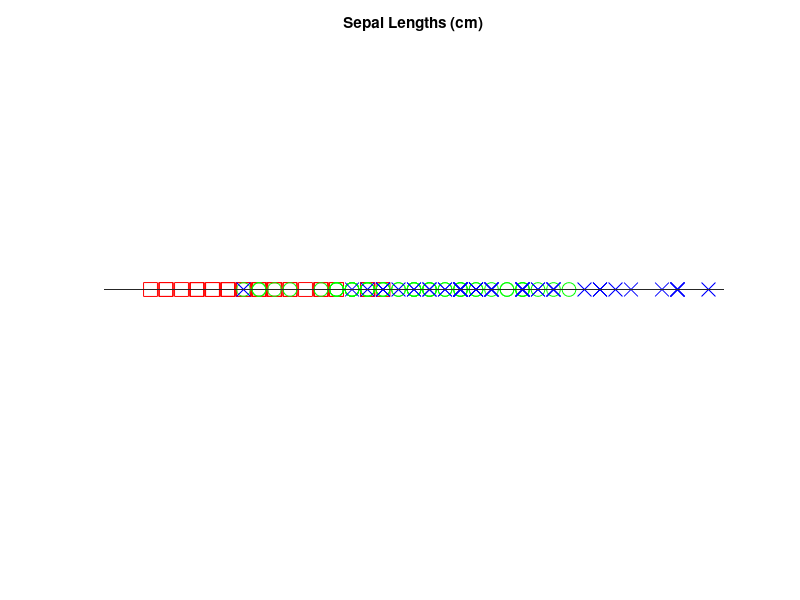
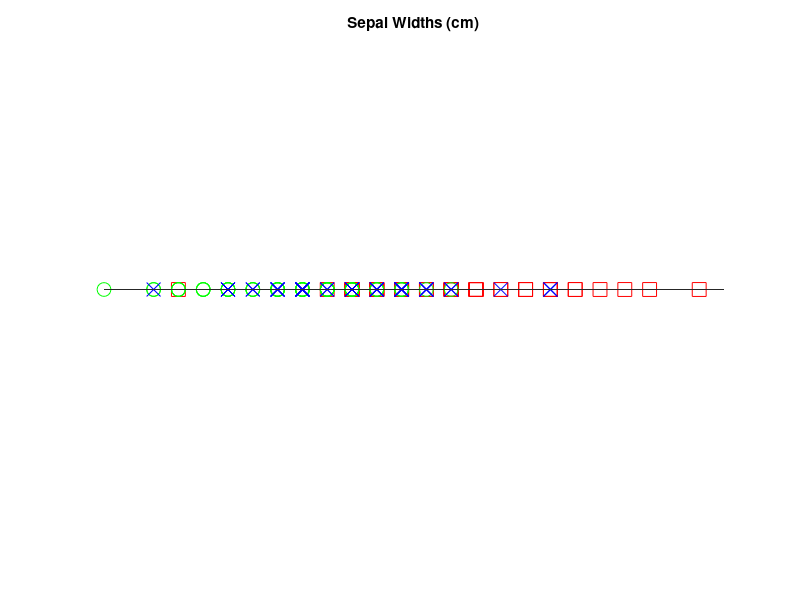
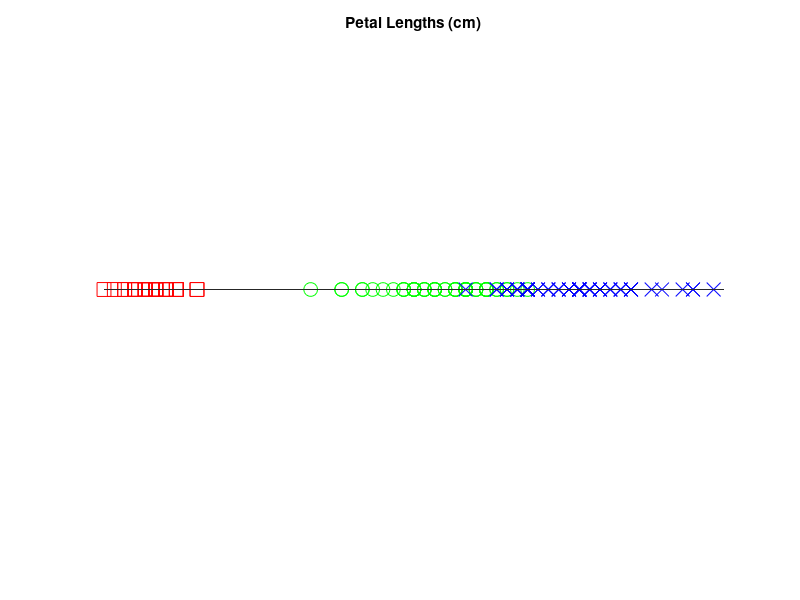
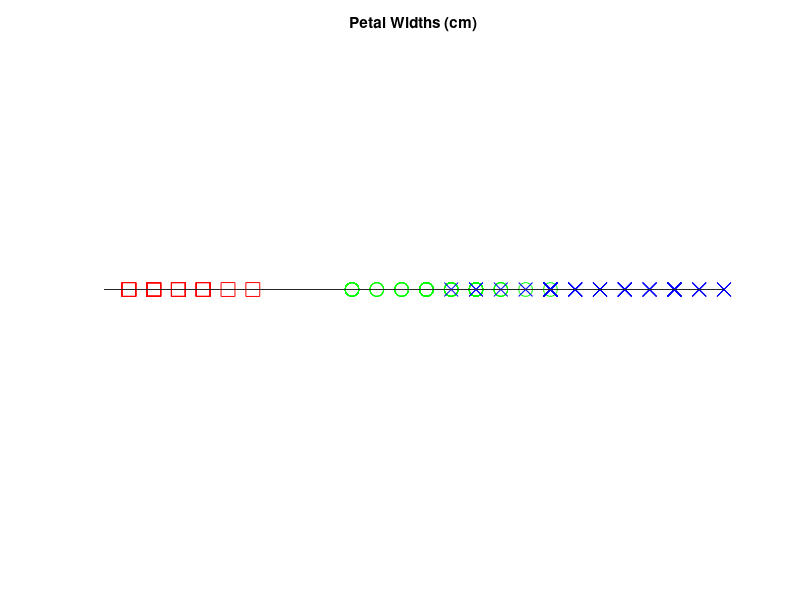

MATLAB code for these plots, in order: (Note: this script raises an error after producing the figures.)
%% First section

clear all;
close all;

% load the data
irisdata = load('irisdata.dat');
irisdata_ori = irisdata(:,2:5);

% attributes
sepal_length = irisdata(:, 2);
sepal_width = irisdata(:, 3);
petal_length = irisdata(:, 4);
petal_width = irisdata(:, 5);

% attributes in 50x3 matrix
sepal_length_all = [sepal_length(1:50) sepal_length(51:100) sepal_length(101:150)];
sepal_width_all = [sepal_width(1:50) sepal_width(51:100) sepal_width(101:150)];
petal_length_all = [petal_length(1:50) petal_length(51:100) petal_length(101:150)];
petal_width_all = [petal_width(1:50) petal_width(51:100) petal_width(101:150)];

% calculate the average of each attributes for each classes
setosa_sepal_l = sepal_length(1:50);
setosa_sepal_w = sepal_width(1:50);
setosa_petal_l = petal_length(1:50);
setosa_petal_w = petal_width(1:50);
avg_setosa_sepal_l = sum(setosa_sepal_l) / 50;
avg_setosa_sepal_w = sum(setosa_sepal_w) / 50;
avg_setosa_petal_l = sum(setosa_petal_l) / 50;
avg_setosa_petal_w = sum(setosa_petal_w) / 50;

versicolor_sepal_l = sepal_length(51:100);
versicolor_sepal_w = sepal_width(51:100);
versicolor_petal_l = petal_length(51:100);
versicolor_petal_w = petal_width(51:100);
avg_versicolor_sepal_l = sum(versicolor_sepal_l) / 50;
avg_versicolor_sepal_w = sum(versicolor_sepal_w) / 50;
avg_versicolor_petal_l = sum(versicolor_petal_l) / 50;
avg_versicolor_petal_w = sum(versicolor_petal_w) / 50;

virginica_sepal_l = sepal_length(101:150);
virginica_sepal_w = sepal_width(101:150);
virginica_petal_l = petal_length(101:150);
virginica_petal_w = petal_width(101:150);
avg_virginica_sepal_l = sum(virginica_sepal_l) / 50;
avg_virginica_sepal_w = sum(virginica_sepal_w) / 50;
avg_virginica_petal_l = sum(virginica_petal_l) / 50;
avg_virginica_petal_w = sum(virginica_petal_w) / 50;

%% Horizontal line plot
close all;

% sepal length
s_l_p = figure;
title('Sepal Lengths (cm)'); hold on
plot(sepal_length(1:50),0,'rs','MarkerSize',10); hold on 
plot(sepal_length(51:100),0,'go','MarkerSize',10); hold on
plot(sepal_length(101:150),0,'bx','MarkerSize',10); hold on
set(gca,'box','off', 'xtick', [], 'ytick', [], 'XColor', 'none', 'YColor', 'none');
set(gcf, 'Position', [100 100 700 100]);
hAxes = axes('NextPlot','add','DataAspectRatio',[1 1 1],'XLim',[0 max(sepal_length)],...
    'YLim', [0 eps]); hold off
saveas(s_l_p, 'sepal_length_line_plot.jpg');

% sepal width
s_w_p = figure;
title('Sepal Widths (cm)'); hold on
plot(sepal_width(1:50),0,'rs','MarkerSize',10); hold on 
plot(sepal_width(51:100),0,'go','MarkerSize',10); hold on
plot(sepal_width(101:150),0,'bx','MarkerSize',10); hold on
set(gca,'box','off', 'xtick', [], 'ytick', [], 'XColor', 'none', 'YColor', 'none');
set(gcf, 'Position', [100 100 700 100]);
hAxes = axes('NextPlot','add','DataAspectRatio',[1 1 1],'XLim',[0 max(sepal_width)],...
    'YLim', [0 eps]); hold off
saveas(s_w_p, 'sepal_width_line_plot.jpg');

% petal length
p_l_p = figure;
title('Petal Lengths (cm)'); hold on
plot(petal_length(1:50),0,'rs','MarkerSize',10); hold on 
plot(petal_length(51:100),0,'go','MarkerSize',10); hold on
plot(petal_length(101:150),0,'bx','MarkerSize',10); hold on
set(gca,'box','off', 'xtick', [], 'ytick', [], 'XColor', 'none', 'YColor', 'none');
set(gcf, 'Position', [100 100 700 100]);
hAxes = axes('NextPlot','add','DataAspectRatio',[1 1 1],'XLim',[0 max(petal_length)],...
    'YLim', [0 eps]); hold off
saveas(p_l_p, 'petal_length_line_plot.jpg');

% petal width
p_w_p = figure;
title('Petal Widths (cm)'); hold on
plot(petal_width(1:50),0,'rs','MarkerSize',10); hold on 
plot(petal_width(51:100),0,'go','MarkerSize',10); hold on
plot(petal_width(101:150),0,'bx','MarkerSize',10); hold on
set(gca,'box','off', 'xtick', [], 'ytick', [], 'XColor', 'none', 'YColor', 'none');
set(gcf, 'Position', [100 100 700 100]);
hAxes = axes('NextPlot','add','DataAspectRatio',[1 1 1],'XLim',[0 max(petal_width)],...
    'YLim', [0 eps]); hold off
saveas(p_w_p, 'petal_width_line_plot.jpg');

%% Histogram plot 
close all;

% sepal length
figure;
h_s_l = histogram(sepal_length, 20);
title('Iris data - Histogram of sepal lengths');
xlabel('Sepal Lengths (cm)');
saveas(h_s_l, 'sepal_length_histogram.jpg');

% sepal width
figure;
h_s_w = histogram(sepal_width, 20);
title('Iris data - Histogram of sepal widths');
xlabel('Sepal Widths (cm)');
saveas(h_s_w, 'sepal_width_histogram.jpg');

% petal length
figure;
h_p_l = histogram(petal_length, 20);
title('Iris data - Histogram of petal lengths');
xlabel('Petal Lengths (cm)');
saveas(h_p_l, 'petal_length_histogram.jpg');

% petal length
figure;
h_p_w = histogram(petal_width, 20);
title('Iris data - Histogram of petal widths');
xlabel('Petal Widths (cm)');
saveas(h_p_w, 'petal_width_histogram.jpg');


%% Box plot
close all;

% sepal length
labels = {'Iris Setosa', 'Iris Versicolor', 'Iris Virginica'};
data = [sepal_length(1:50), sepal_length(51:100), sepal_length(101:150)];
figure;
b_s_l = boxplot(data, labels);
title('Distribution of sepal length');
xlabel('Classes');
ylabel('Sepal Length (cm)');
saveas(gcf, 'sepal_length_box.jpg');

% sepal width
labels = {'Iris Setosa', 'Iris Versicolor', 'Iris Virginica'};
data = [sepal_width(1:50), sepal_width(51:100), sepal_width(101:150)];
figure;
b_s_w = boxplot(data, labels);
title('Distribution of sepal width');
xlabel('Classes');
ylabel('Sepal Width (cm)');
saveas(gcf, 'sepal_width_box.jpg');

% petal length
labels = {'Iris Setosa', 'Iris Versicolor', 'Iris Virginica'};
data = [petal_length(1:50), petal_length(51:100), petal_length(101:150)];
figure;
b_p_l = boxplot(data, labels);
title('Distribution of petal length');
xlabel('Classes');
ylabel('Petal Length (cm)');
saveas(gcf, 'petal_length_box.jpg');

% petal width
labels = {'Iris Setosa', 'Iris Versicolor', 'Iris Virginica'};
data = [petal_width(1:50), petal_width(51:100), petal_width(101:150)];
figure;
b_p_w = boxplot(data, labels);
title('Distribution of petal width');
xlabel('Classes');
ylabel('Petal Width (cm)');
saveas(gcf, 'petal_width_box.jpg');


%% 2-D plot
close all;

% sepal length vs sepal width
figure;
x1 = sepal_length_all(:, 1)';
y1 = sepal_width_all(:, 1)';
scatter(x1, y1, 'ro', 'filled'); hold on

x2 = sepal_length_all(:, 2)';
y2 = sepal_width_all(:, 2)';
scatter(x2, y2, 'go', 'filled'); hold on

x3 = sepal_length_all(:, 3)';
y3 = sepal_width_all(:, 3)';
scatter(x3, y3, 'bo', 'filled'); hold off
title('Iris Data');
xlabel('Sepal Width (cm)');
ylabel('Sepal Length (cm)');
saveas(gcf, 'sepal_length_vs_sepal_width.jpg');


figure;
x1 = sepal_length_all(:, 1)';
y1 = sepal_width_all(:, 1)';
scatter(y1, x1, 'ro', 'filled'); hold on

x2 = sepal_length_all(:, 2)';
y2 = sepal_width_all(:, 2)';
scatter(y2, x2, 'go', 'filled'); hold on

x3 = sepal_length_all(:, 3)';
y3 = sepal_width_all(:, 3)';
scatter(y3, x3, 'bo', 'filled'); hold off
title('Iris Data');
ylabel('Sepal Width (cm)');
xlabel('Sepal Length (cm)');
saveas(gcf, 'sepal_width_vs_sepal_length.jpg');

% sepal length vs petal length
figure;
x1 = sepal_length_all(:, 1)';
y1 = petal_length_all(:, 1)';
scatter(x1, y1, 'ro', 'filled'); hold on

x2 = sepal_length_all(:, 2)';
y2 = petal_length_all(:, 2)';
scatter(x2, y2, 'go', 'filled'); hold on

x3 = sepal_length_all(:, 3)';
y3 = petal_length_all(:, 3)';
scatter(x3, y3, 'bo', 'filled'); hold off
title('Iris Data');
xlabel('Sepal Length (cm)');
ylabel('Petal Length (cm)');
saveas(gcf, 'sepal_length_vs_petal_length.jpg');


figure;
x1 = sepal_length_all(:, 1)';
y1 = petal_length_all(:, 1)';
scatter(y1, x1, 'ro', 'filled'); hold on

x2 = sepal_length_all(:, 2)';
y2 = petal_length_all(:, 2)';
scatter(y2, x2, 'go', 'filled'); hold on

x3 = sepal_length_all(:, 3)';
y3 = petal_length_all(:, 3)';
scatter(y3, x3, 'bo', 'filled'); hold off
title('Iris Data');
ylabel('Sepal Length (cm)');
xlabel('Petal Length (cm)');
saveas(gcf, 'petal_length_vs_sepal_length.jpg');

% sepal length vs petal width
figure;
x1 = sepal_length_all(:, 1)';
y1 = petal_width_all(:, 1)';
scatter(x1, y1, 'ro', 'filled'); hold on

x2 = sepal_length_all(:, 2)';
y2 = petal_width_all(:, 2)';
scatter(x2, y2, 'go', 'filled'); hold on

x3 = sepal_length_all(:, 3)';
y3 = petal_width_all(:, 3)';
scatter(x3, y3, 'bo', 'filled'); hold off
title('Iris Data');
xlabel('Sepal Length (cm)');
ylabel('Petal Width (cm)');
saveas(gcf, 'sepal_length_vs_petal_width.jpg');


figure;
x1 = sepal_length_all(:, 1)';
y1 = petal_width_all(:, 1)';
scatter(y1, x1, 'ro', 'filled'); hold on

x2 = sepal_length_all(:, 2)';
y2 = petal_width_all(:, 2)';
scatter(y2, x2, 'go', 'filled'); hold on

x3 = sepal_length_all(:, 3)';
y3 = petal_width_all(:, 3)';
scatter(y3, x3, 'bo', 'filled'); hold off
title('Iris Data');
ylabel('Sepal Length (cm)');
xlabel('Petal Width (cm)');
saveas(gcf, 'petal_width_vs_sepal_length.jpg');

% sepal width vs petal length
figure;
x1 = sepal_width_all(:, 1)';
y1 = petal_length_all(:, 1)';
scatter(x1, y1, 'ro', 'filled'); hold on

x2 = sepal_width_all(:, 2)';
y2 = petal_length_all(:, 2)';
scatter(x2, y2, 'go', 'filled'); hold on

x3 = sepal_width_all(:, 3)';
y3 = petal_length_all(:, 3)';
scatter(x3, y3, 'bo', 'filled'); hold off
title('Iris Data');
xlabel('Sepal Width (cm)');
ylabel('Petal Length (cm)');
saveas(gcf, 'sepal_width_vs_petal_length.jpg');


figure;
x1 = sepal_width_all(:, 1)';
y1 = petal_length_all(:, 1)';
scatter(y1, x1, 'ro', 'filled'); hold on

x2 = sepal_width_all(:, 2)';
y2 = petal_length_all(:, 2)';
scatter(y2, x2, 'go', 'filled'); hold on

x3 = sepal_width_all(:, 3)';
y3 = petal_length_all(:, 3)';
scatter(y3, x3, 'bo', 'filled'); hold off
title('Iris Data');
ylabel('Sepal Width (cm)');
xlabel('Petal Length (cm)');
saveas(gcf, 'petal_length_vs_sepal_width.jpg');

% sepal width vs petal width
figure;
x1 = sepal_width_all(:, 1)';
y1 = petal_width_all(:, 1)';
scatter(x1, y1, 'ro', 'filled'); hold on

x2 = sepal_width_all(:, 2)';
y2 = petal_width_all(:, 2)';
scatter(x2, y2, 'go', 'filled'); hold on

x3 = sepal_width_all(:, 3)';
y3 = petal_width_all(:, 3)';
scatter(x3, y3, 'bo', 'filled'); hold off
title('Iris Data');
xlabel('Sepal Width (cm)');
ylabel('Petal Width (cm)');
saveas(gcf, 'sepal_width_vs_petal_width.jpg');


figure;
x1 = sepal_width_all(:, 1)';
y1 = petal_width_all(:, 1)';
scatter(y1, x1, 'ro', 'filled'); hold on

x2 = sepal_width_all(:, 2)';
y2 = petal_width_all(:, 2)';
scatter(y2, x2, 'go', 'filled'); hold on

x3 = sepal_width_all(:, 3)';
y3 = petal_width_all(:, 3)';
scatter(y3, x3, 'bo', 'filled'); hold off
title('Iris Data');
ylabel('Sepal Width (cm)');
xlabel('Petal Width (cm)');
saveas(gcf, 'petal_width_vs_sepal_width.jpg');

% petal length vs petal width
figure;
x1 = petal_length_all(:, 1)';
y1 = petal_width_all(:, 1)';
scatter(x1, y1, 'ro', 'filled'); hold on

x2 = petal_length_all(:, 2)';
y2 = petal_width_all(:, 2)';
scatter(x2, y2, 'go', 'filled'); hold on

x3 = petal_length_all(:, 3)';
y3 = petal_width_all(:, 3)';
scatter(x3, y3, 'bo', 'filled'); hold off
title('Iris Data');
xlabel('Petal Length (cm)');
ylabel('Petal Width (cm)');
saveas(gcf, 'petal_length_vs_petal_width.jpg');


figure;
x1 = petal_length_all(:, 1)';
y1 = petal_width_all(:, 1)';
scatter(y1, x1, 'ro', 'filled'); hold on

x2 = petal_length_all(:, 2)';
y2 = petal_width_all(:, 2)';
scatter(y2, x2, 'go', 'filled'); hold on

x3 = petal_length_all(:, 3)';
y3 = petal_width_all(:, 3)';
scatter(y3, x3, 'bo', 'filled'); hold off
title('Iris Data');
ylabel('Petal Length (cm)');
xlabel('Petal Width (cm)');
saveas(gcf, 'petal_width_vs_petal_length.jpg');


%% Plot for sizes
close all;

% size = width * length
sepal_size_all = sepal_length.*sepal_width;
petal_size_all = petal_length.*petal_width;

min_sepal_size = min(sepal_size_all);
max_sepal_size = max(sepal_size_all);
avg_sepal_size = sum(sepal_size_all) / 50;

min_petal_size = min(petal_size_all);
max_petal_size = max(petal_size_all);
avg_petal_size = sum(petal_size_all) / 50;

% setosa
setosa_sepal_size = sepal_size_all(1:50);
setosa_petal_size = petal_size_all(1:50);
setosa_min_sepal_size = min(setosa_sepal_size);
setosa_max_sepal_size = max(setosa_sepal_size);
setosa_min_petal_size = min(setosa_petal_size);
setosa_max_petal_size = max(setosa_petal_size);
avg_setosa_sepal_s = sum(setosa_sepal_size) / 50;
avg_setosa_petal_s = sum(setosa_petal_size) / 50;

%versicolor
versicolor_sepal_size = sepal_size_all(51:100);
versicolor_petal_size = petal_size_all(51:100);
versicolor_min_sepal_size = min(versicolor_sepal_size);
versicolor_max_sepal_size = max(versicolor_sepal_size);
versicolor_min_petal_size = min(versicolor_petal_size);
versicolor_max_petal_size = max(versicolor_petal_size);
avg_versicolor_sepal_s = sum(versicolor_sepal_size) / 50;
avg_versicolor_petal_s = sum(versicolor_petal_size) / 50;

%virginica
virginica_sepal_size = sepal_size_all(101:150);
virginica_petal_size = petal_size_all(101:150);
virginica_min_sepal_size = min(virginica_sepal_size);
virginica_max_sepal_size = max(virginica_sepal_size);
virginica_min_petal_size = min(virginica_petal_size);
virginica_max_petal_size = max(virginica_petal_size);
avg_virginica_sepal_s = sum(virginica_sepal_size) / 50;
avg_virginica_petal_s = sum(virginica_petal_size) / 50;

% plot for sepal size
labels = {'Iris Setosa', 'Iris Versicolor', 'Iris Virginica'};
data = [sepal_size_all(1:50), sepal_size_all(51:100), sepal_size_all(101:150)];
figure;
b_s_l = boxplot(data, labels);
title('Distribution of sepal sizes');
xlabel('Classes');
ylabel('Sepal Size (cm^2)');
saveas(gcf, 'sepal_size_box.jpg');

% plot for petal size
labels = {'Iris Setosa', 'Iris Versicolor', 'Iris Virginica'};
data = [petal_size_all(1:50), petal_size_all(51:100), petal_size_all(101:150)];
figure;
b_s_l = boxplot(data, labels);
title('Distribution of petal sizes');
xlabel('Classes');
ylabel('Petal Size (cm^2)');
saveas(gcf, 'petal_size_box.jpg');

% 2D plot
figure;
x1 = petal_size_all(1:50)';
y1 = sepal_size_all(1:50)';
scatter(y1, x1, 'ro', 'filled'); hold on

x2 = petal_size_all(51:100)';
y2 = sepal_size_all(51:100)';
scatter(y2, x2, 'go', 'filled'); hold on

x3 = petal_size_all(101:150)';
y3 = sepal_size_all(101:150)';
scatter(y3, x3, 'bo', 'filled'); hold off
title('Iris Data');
ylabel('Sepal Size (cm^2)');
xlabel('Petal Size (cm^2)');
saveas(gcf, 'petal_size_vs_sepal_size.jpg');


%% PCA
close all;

%de-mean
X = bsxfun(@minus, irisdata_ori, mean(irisdata_ori));

% PCA
[coeff, score, latent] = pca(X);

% Calcualate the covariance matrix
covMatrix = cov(X);

% Eigenvalues and eigenvectors of the covariance matrix
[V,D] = eig(covMatrix);

% "coeff" are the principal component vectors.
% These are the eigenvectors of the covariance matrix
% compare coeff and V

% Multiply the original data by the principal component vectors to get
%  the projections of the original data on the principal component
%  vector space. This is also the output of score
dataInPrincipalCompSpace = X * coeff;
% Compare dataInPrincipalCompSpace and score

% The columns of X*coeff are orthogonal to each other
% this is shown with
corrcoef(dataInPrincipalCompSpace);

% The variances of these vectors are the eigenvalues of the covariance
%  matrix. These three outputs:
%var(dataInPrincipalCompSpace)'
%latent
%sort(diag(D),'descend')


%% PCA 2
close all;

[W, pc] = pca(irisdata_ori);
pc = pc';
W = W';

% Draw stuffs
figure;
pca2_plot = plot(pc(1,:), pc(2,:), '.');
title('{\bf PCA}');
xlabel('PC 1');
ylabel('PC 2');
saveas(pca2_plot, 'pca2_plot.jpg');

% remove the mean variable-wise (row-wise)
data = irisdata_ori';
data = data - repmat(mean(data,2), 1, size(data, 2));

% calculate eigenvectors (loadings) W, and eigenvalues of the covariance
%  matrix. 
[W, E_value_matrix] = eig(cov(data'));
E_values = diag(E_value_matrix);
E_values_unsorted = E_values;

plot(real(E_values), imag(E_values), 'r*');

% order by largest eigenvalue
E_values = E_values(end:-1:1);
W = W(:,end:-1:1);
W = W';

% generate PCA component space (PCA scores)
pc = W * data;

% plot PCA space of the first two PCs: PC1 and PC2
figure;
scatter(pc(1,1:50), pc(2,1:50), 'ro', 'filled'); hold on
scatter(pc(1,51:100), pc(2,51:100), 'go', 'filled'); hold on
scatter(pc(1,101:150), pc(2,101:150), 'bo', 'filled'); hold off
title('Principal Component Analysis');
ylabel('Principal Component 2');
xlabel('Principal Component 1');
saveas(gcf, 'pca2_plot2.jpg');

% biplot
figure;
h = biplot(coeff(:,1:2), 'scores', score(:,1:2), 'varlabels',...
    {'sepal length', 'sepal width', 'petal length', 'petal width'});
saveas(h, 'biplot.jpg');

%% PCA 3 - Eigenvalues
close all;

x_axis = [1 2 3 4];

figure;
eigenvalue_spec = plot(x_axis, E_values);
title('Eigenvalue spectrum');
set(gca, 'XLim', [1 5], 'XTick', [0:1:5], 'YTick', [0:1:5]);
saveas(eigenvalue_spec, 'eigenvalue_spectrum.jpg');

cumulative_ev = cumsum(E_values);
cumulative_ev = cumulative_ev / max(cumulative_ev);
figure;
cumulative_eigenvalue = plot(x_axis, cumulative_ev);
title('Cumulative sum of eigenvalues');
set(gca, 'XLim', [0 5], 'XTick', [0:1:5]);
saveas(cumulative_eigenvalue, 'cumulative_eigenvalues.jpg');


%% New Label - Add size as another attribute

% add sepal sizes
irisdata(:,6) = sepal_size_all;

% add petal sizes
irisdata(:,7) = petal_size_all;

% do another PCA (with new dimensions)

data = irisdata(:,2:7)';
data = data - repmat(mean(data,2), 1, size(data, 2));

% calculate eigenvectors (loadings) W, and eigenvalues of the covariance
%  matrix. 
[W_s, E_value_matrix_s] = eig(cov(data'));
E_values_s = diag(E_value_matrix_s);
E_values_s_unsorted = E_values_s;

% order by largest eigenvalue
E_values_s = E_values_s(end:-1:1);
W_s = W_s(:,end:-1:1);
W_s = W_s';

% generate PCA component space (PCA scores)
pc_s = W_s * data;

% eigenvalues
axis = [1 2 3 4 5 6];

figure;
eigenvalue_spec_s = plot(axis, E_values_s);
title('Eigenvalue spectrum (new dimension)');
set(gca, 'XLim', [1 6], 'XTick', [0:1:6], 'YTick', [0:5:35]);
saveas(eigenvalue_spec_s, 'eigenvalue_spectrum_new_dimension.jpg');

% cumulative eigenvalues
cumulative_ev_s = cumsum(E_values_s);
cumulative_ev_s = cumulative_ev_s / max(cumulative_ev_s);
figure;
cumulative_eigenvalue_s = plot(axis, cumulative_ev_s);
title('Cumulative sum of eigenvalues (new dimension)');
set(gca, 'XLim', [0 6], 'XTick', [0:1:6]);
saveas(cumulative_eigenvalue_s, 'cumulative_eigenvalues_new_dimension.jpg');

% pca plot
figure;
scatter(pc_s(1,1:50), pc_s(2,1:50), 'ro', 'filled'); hold on
scatter(pc_s(1,51:100), pc_s(2,51:100), 'go', 'filled'); hold on
scatter(pc_s(1,101:150), pc_s(2,101:150), 'bo', 'filled'); hold off
title('Principal Component Analysis (new dimension)');
ylabel('Principal Component 2');
xlabel('Principal Component 1');
saveas(gcf, 'pca2_plot2_new_dimension.jpg');

% biplot

%de-mean
X = bsxfun(@minus, irisdata(:,2:7), mean(irisdata(:,2:7)));

% PCA
[coeff, score, latent] = pca(X);

figure;
h_s = biplot(coeff(:,1:2), 'scores', score(:,1:2), 'varlabels',...
    {'sepal length', 'sepal width', 'petal length', 'petal width',...
    'sepal size', 'petal size'});
saveas(h_s, 'biplot.jpg');